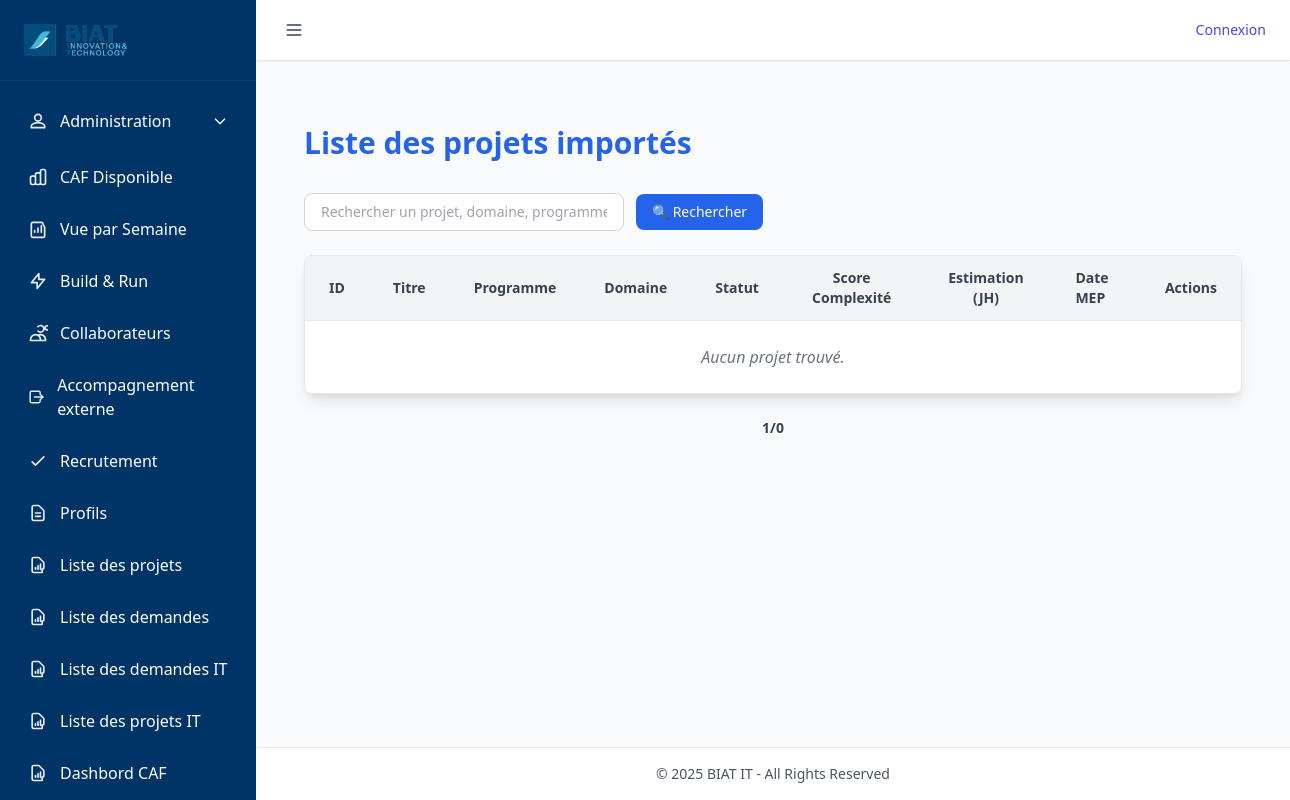
/projet/liste, run on an earlier commit of the app's database.
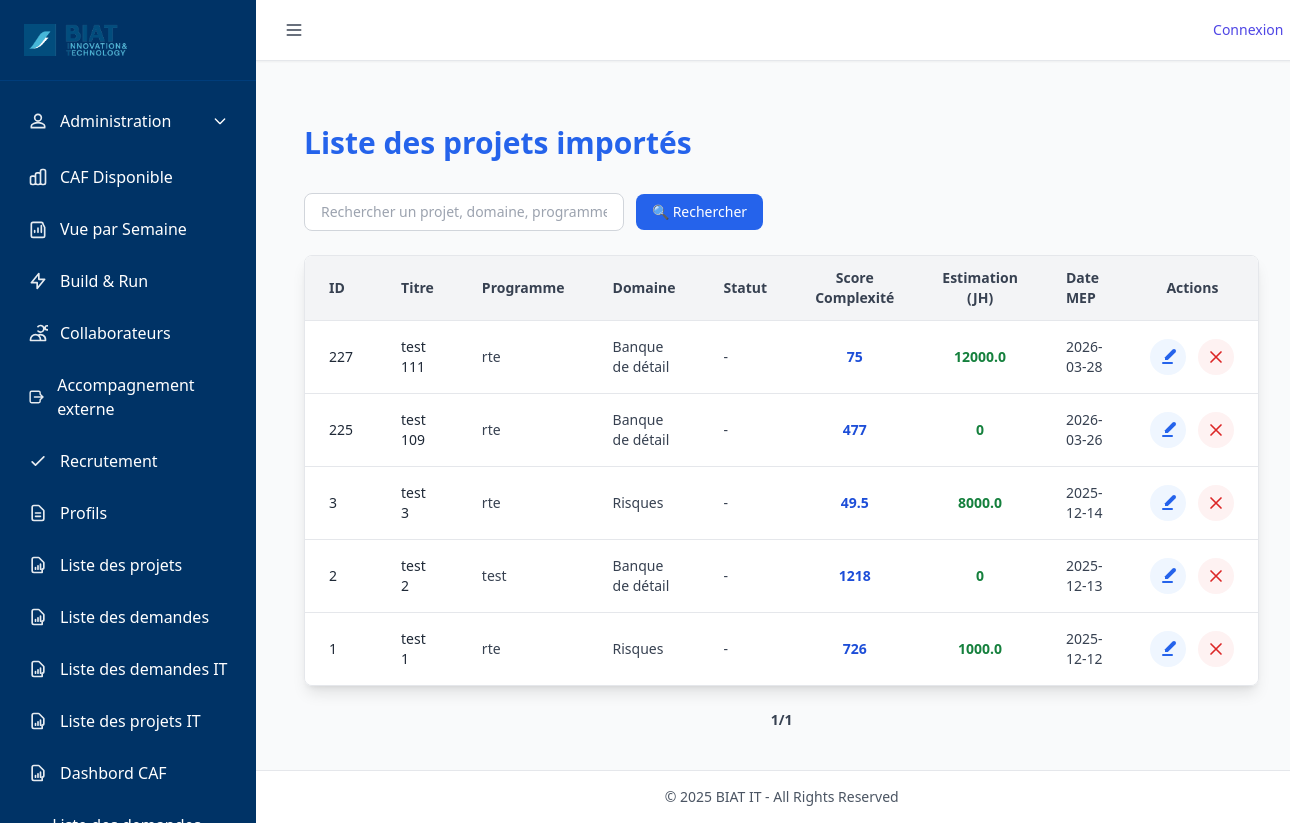
And on a later commit of the database.
### tables this page shows
CREATE TABLE Projet (
    id INTEGER PRIMARY KEY AUTOINCREMENT,
    ref_opg NUMERIC,
    titre_projet NVARCHAR(200),
    description NVARCHAR(300),
    id_release INTEGER,
    id_programme INTEGER,
    score_complexite NUMERIC,
    date_mep DATE,
    retenue INTEGER,
    idate DATE,
    iuser INTEGER,
    uuser INTEGER,
    udate DATE,
    id_domaine INTEGER,
    id_categorie INTEGER,
    id_statut INTEGER,
    estimation_jh REAL DEFAULT 0,
    id_statut_demande INTEGER,
    type TEXT,
    score_wsjf REAL,
    score_valeur_metier NUMERIC  -- ✅ changé ici
, priority INTEGER);

### routes/projet_routes.py (the view)
@projet_bp.route("/liste")
def liste_projets():
    page = request.args.get("page", 1, type=int)
    per_page = 10
    offset = (page - 1) * per_page
    search = request.args.get("q", "").strip()
    incomplets = request.args.get("incomplets", False, type=bool)
    base_query = """
        SELECT
            p.id,
            p.titre_projet AS titre,
            IFNULL(prog.nom, '-') AS programme,
            IFNULL(d.nom, '-') AS domaine,
            IFNULL(cat.nom, '-') AS categorie,
            IFNULL(s.nom, '-') AS statut,
            IFNULL(p.score_complexite, 0) AS score_complexite,
            IFNULL(p.estimation_jh, 0) AS estimation_jh,
            IFNULL(p.date_mep, '-') AS date_mep
        FROM Projet p
        LEFT JOIN programme prog ON prog.id = p.id_programme
        LEFT JOIN domaines d ON d.id = p.id_domaine
        LEFT JOIN categorie cat ON cat.id = p.id_categorie
        LEFT JOIN statut s ON s.id = p.id_statut
        WHERE retenue = 1 and 1=1
    """
    args = []
    if search:
        base_query += " AND (p.titre_projet LIKE ? OR prog.nom LIKE ?)"
        args.extend([f"%{search}%", f"%{search}%"])
    if incomplets:
        base_query += " AND (p.id_programme IS NULL OR p.id_domaine IS NULL)"
    total = query_db(f"SELECT COUNT(*) as count FROM ({base_query})", args, one=True)["count"]
    projets = query_db(f"{base_query} ORDER BY p.id DESC LIMIT ? OFFSET ?", args + [per_page, offset])
    total_pages = (total // per_page) + (1 if total % per_page else 0)
    return render_template(
        "projets_liste.html",
        projets=projets,
        page=page,
        total_pages=total_pages,
        search=search,
        incomplets=incomplets
    )

### utils/db_utils.py (called while the page is built)
def get_connection():
    conn = sqlite3.connect(
        DB_PATH,
        timeout=60,               # ⏱️ Patiente jusqu'à 60s avant "database is locked"
        check_same_thread=False
    )
    conn.row_factory = sqlite3.Row
    conn.execute("PRAGMA journal_mode=WAL;")      # Autorise les écritures concurrentes
    conn.execute("PRAGMA synchronous=NORMAL;")    # Bon compromis vitesse/sécurité
    conn.execute("PRAGMA foreign_keys = ON;")     # Active les clés étrangères
    conn.execute("PRAGMA busy_timeout = 60000;")  # Attend 60s avant d'abandonner une écriture
    return conn

def query_db(query, args=(), one=False, retries=3, delay=1):
    for attempt in range(retries):
        try:
            conn = get_connection()
            cur = conn.execute(query, args)
            rows = cur.fetchall()
            cur.close()
            conn.close()
            return (rows[0] if rows else None) if one else rows
        except sqlite3.OperationalError as e:
            if "locked" in str(e).lower() and attempt < retries - 1:
                time.sleep(delay)
                continue
            raise

### templates/projets_liste.html (shortened to what the changed rows need)
{% extends "base.html" %}
{% block content %}
<div class="max-w-7xl mx-auto px-6 py-10">
  <h1 class="text-3xl font-bold mb-8 text-blue-600">Liste des projets importés</h1>
  <div class="overflow-x-auto shadow-lg rounded-lg border border-gray-200">
    <table class="min-w-full bg-white divide-y divide-gray-200">
      <thead class="bg-gray-100">
        <tr>
          <th class="px-6 py-3 text-left text-sm font-semibold text-gray-700">ID</th>
            <th class="px-6 py-3 text-left text-sm font-semibold text-gray-700">Titre</th>
          <th class="px-6 py-3 text-left text-sm font-semibold text-gray-700">Programme</th>
          <th class="px-6 py-3 text-left text-sm font-semibold text-gray-700">Domaine</th>
          <th class="px-6 py-3 text-left text-sm font-semibold text-gray-700">Statut</th>
          <th class="px-6 py-3 text-center text-sm font-semibold text-gray-700">Score Complexité</th>
          <th class="px-6 py-3 text-center text-sm font-semibold text-gray-700">Estimation (JH)</th>
          <th class="px-6 py-3 text-left text-sm font-semibold text-gray-700">Date MEP</th>
          <th class="px-6 py-3 text-center text-sm font-semibold text-gray-700">Actions</th>
        </tr>
      </thead>
      <tbody class="divide-y divide-gray-200">
        {% for p in projets %}
        <tr class="hover:bg-gray-50 transition">
            <td class="px-6 py-4 text-sm text-gray-800">{{ p.id }}</td>
          <td class="px-6 py-4 text-sm text-gray-800">{{ p.titre }}</td>
          <td class="px-6 py-4 text-sm text-gray-700">{{ p.programme }}</td>
          <td class="px-6 py-4 text-sm text-gray-700">{{ p.domaine }}</td>
          <td class="px-6 py-4 text-sm text-gray-700">{{ p.statut }}</td>
          <td class="px-6 py-4 text-center text-sm font-semibold text-blue-700">{{ p.score_complexite or 0 }}</td>
          <td class="px-6 py-4 text-center text-sm font-semibold text-green-700">{{ p.estimation_jh or 0 }}</td>
          <td class="px-6 py-4 text-sm text-gray-700">{{ p.date_mep or '-' }}</td>
          <td class="px-6 py-4 text-center">
            <div class="flex items-center justify-center gap-3">
              <a href="{{ url_for('projet.modifier_projet', projet_id=p.id) }}"
                 class="inline-flex items-center justify-center p-2 rounded-full bg-blue-50 hover:bg-blue-100 text-blue-600 transition"
                 title="Modifier">
                <svg xmlns="http://www.w3.org/2000/svg" class="h-5 w-5" fill="currentColor" viewBox="0 0 20 20">
                  <path d="M17.414 2.586a2 2 0 00-2.828 0L7 10.172V13h2.828l7.586-7.586a2 2 0 000-2.828z"/>
                  <path fill-rule="evenodd" d="M4 16a1 1 0 011-1h9a1 1 0 110 2H5a1 1 0 01-1-1z" clip-rule="evenodd"/>
                </svg>
              </a>
              <form method="POST" action="{{ url_for('projet.supprimer_projet', projet_id=p.id) }}"
                    onsubmit="return confirm('Supprimer le projet {{ p.titre }} ?')">
                <button type="submit"
                        class="inline-flex items-center justify-center p-2 rounded-full bg-red-50 hover:bg-red-100 text-red-600 transition"
                        title="Supprimer">
                  <svg xmlns="http://www.w3.org/2000/svg" class="h-5 w-5"
                       fill="none" viewBox="0 0 24 24" stroke="currentColor">
                    <path stroke-linecap="round" stroke-linejoin="round" stroke-width="2"
                          d="M6 18L18 6M6 6l12 12"/>
                  </svg>
                </button>
              </form>
            </div>
          </td>
        </tr>
        {% else %}
        <tr>
          <td colspan="10" class="text-center px-6 py-6 text-gray-500 italic">
            Aucun projet trouvé.
          </td>
        </tr>
        {% endfor %}
      </tbody>
    </table>
  </div>
 <div class="flex justify-center items-center mt-6 gap-6">
    <span class="text-gray-700 text-sm font-semibold">{{ page }}/{{ total_pages }}</span>
  </div>
</div>
{% endblock %}

What changed in the data, as far as the page shows it:
added Projet: id "227", titre "test 111", programme "rte", domaine "Banque de détail", statut "-", score_complexite "75", estimation_jh "12000.0", date_mep "2026-03-28"
added Projet: id "225", titre "test 109", programme "rte", domaine "Banque de détail", statut "-", score_complexite "477", estimation_jh "0", date_mep "2026-03-26"
now on this page (row edited): Projet: id "3", titre "test 3", programme "rte", domaine "Risques", statut "-", score_complexite "49.5", estimation_jh "8000.0", date_mep "2025-12-14"
now on this page (row edited): Projet: id "2", titre "test 2", programme "test", domaine "Banque de détail", statut "-", score_complexite "1218", estimation_jh "0", date_mep "2025-12-13"
now on this page (row edited): Projet: id "1", titre "test 1", programme "rte", domaine "Risques", statut "-", score_complexite "726", estimation_jh "1000.0", date_mep "2025-12-12"
Also different on the page:
{{ total_pages }}: "0" → "1"
text no longer shown: "Aucun projet trouvé."
